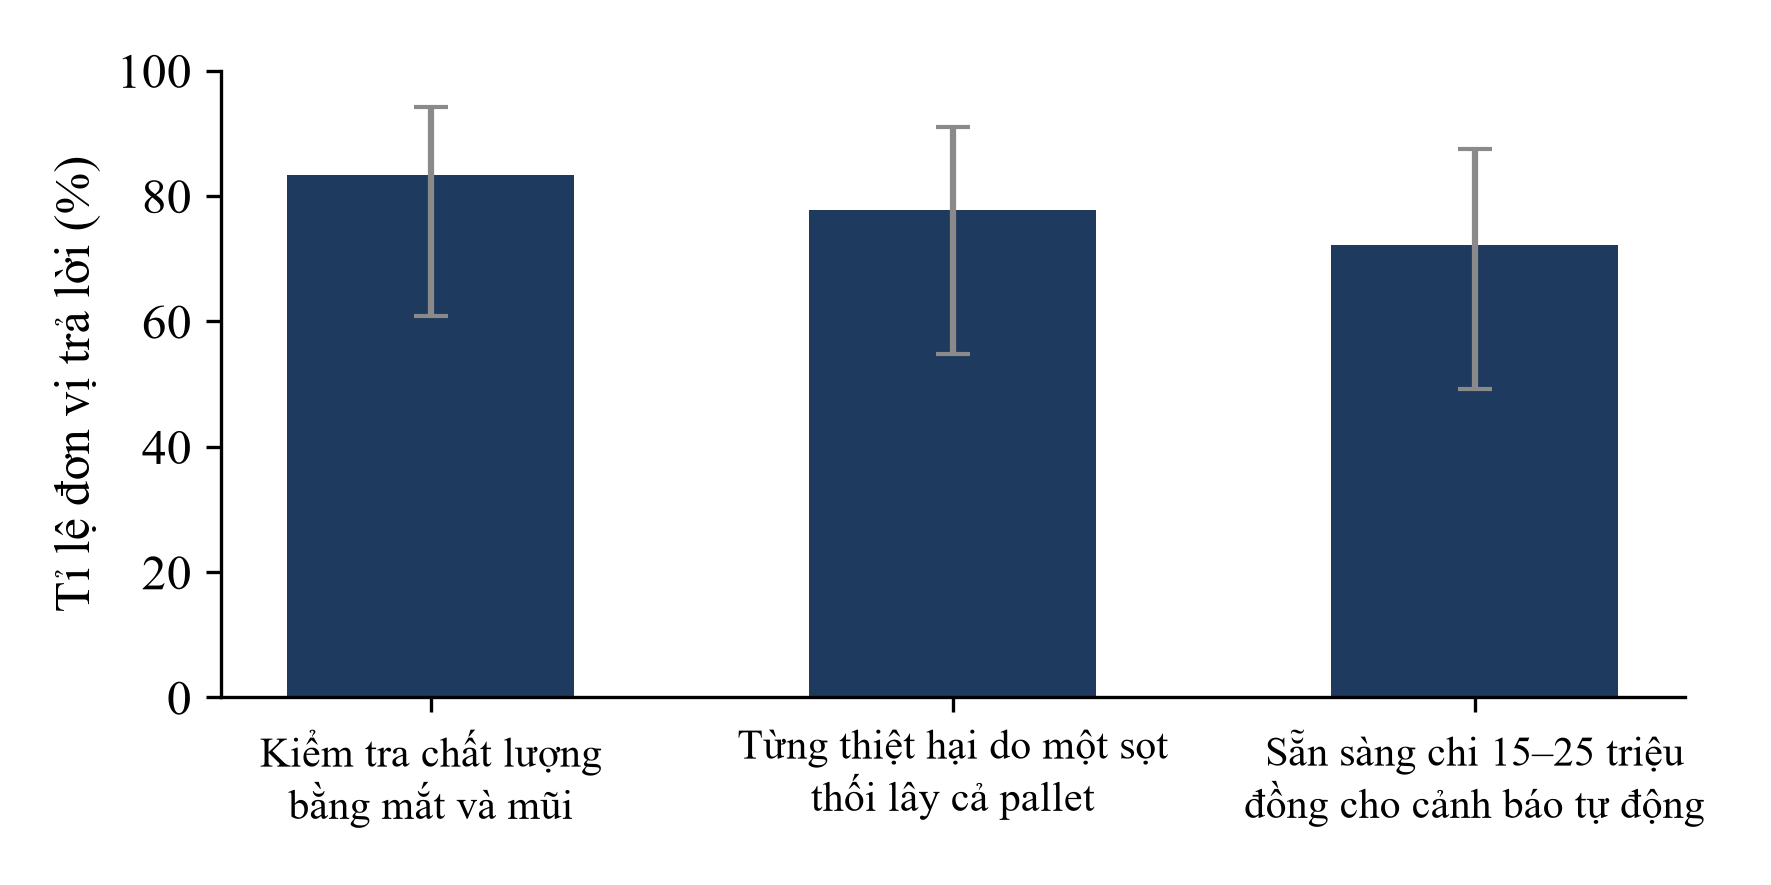

Write the Python code that produced this figure.
# Hinh 4.1: ket qua khao sat so bo (n = 18). So lan suy ra tu ti le nhom bao cao: 83%->15, 78%->14, 72%->13 (kiem tra: x/18 lam tron trung khop).
import math
import matplotlib
matplotlib.use("Agg")
import matplotlib.pyplot as plt

n = 18
items = [("Kiểm tra chất lượng\nbằng mắt và mũi", 15),
         ("Từng thiệt hại do một sọt\nthối lây cả pallet", 14),
         ("Sẵn sàng chi 15–25 triệu\nđồng cho cảnh báo tự động", 13)]

def wilson(k, n, z=1.96):
    p = k / n
    d = 1 + z * z / n
    c = (p + z * z / (2 * n)) / d
    h = z * math.sqrt(p * (1 - p) / n + z * z / (4 * n * n)) / d
    return 100 * p, 100 * (c - h), 100 * (c + h)

res = [wilson(k, n) for _, k in items]
for (lab, k), (p, lo, hi) in zip(items, res):
    print(f"{k}/{n} = {p:.1f} %  Wilson 95 %: {lo:.1f}-{hi:.1f}  | {lab.replace(chr(10), ' ')}")

plt.rcParams["font.family"] = "Times New Roman"
plt.rcParams["font.size"] = 12
fig, ax = plt.subplots(figsize=(15 / 2.54, 7.5 / 2.54), dpi=300)
x = range(len(items))
ps = [r[0] for r in res]
err = [[r[0] - r[1] for r in res], [r[2] - r[0] for r in res]]
ax.bar(x, ps, color="#1F3A5F", width=0.55, yerr=err, ecolor="#8A8A8A", capsize=4)
ax.set_xticks(list(x))
ax.set_xticklabels([i[0] for i in items], fontsize=10)
ax.set_ylabel("Tỉ lệ đơn vị trả lời (%)")
ax.set_ylim(0, 100)
for s in ("top", "right"):
    ax.spines[s].set_visible(False)
fig.tight_layout()
fig.savefig("hinh_4_1_khao_sat.png")
